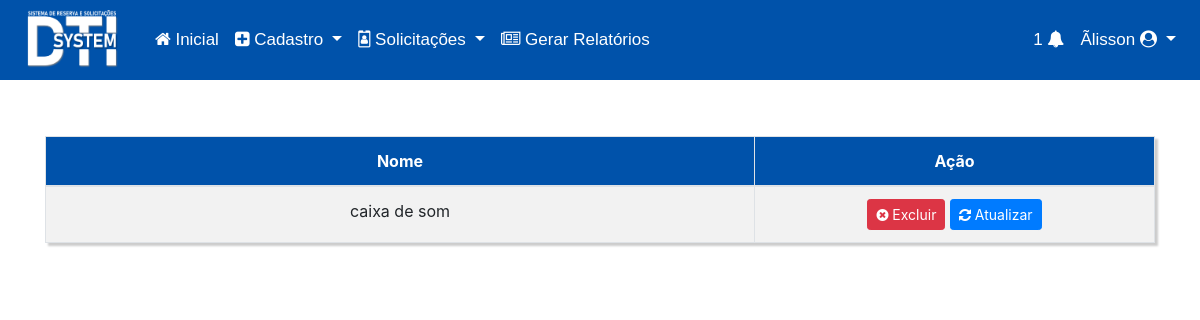
The page /view/views/listaragrupamento.php (signed in) on the database as committed earlier.
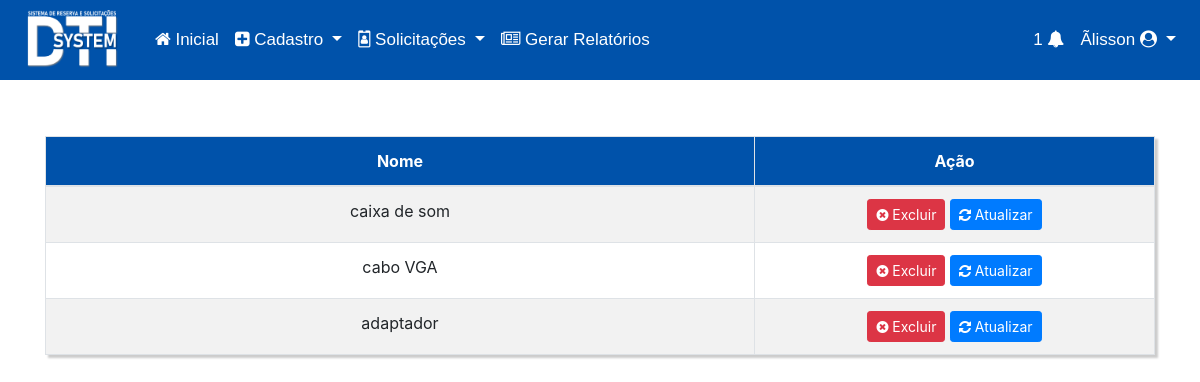
The same page on the database as committed later.
### tables this page shows
CREATE TABLE `agrupamento` (
  `id` int(11) NOT NULL,
  `nome` varchar(200) NOT NULL
);

### controller/agrupamento/Agrupamento.DAO.php (called while the page is built, shortened)
<?php
    class agrupamento_DAO extends agrupamento_class{
        function listarAgrupamento(){
            $resultado = "SELECT * FROM agrupamento ORDER BY id ASC";
            $resultado = DB::prepare($resultado);
            $resultado->execute();
            if($resultado->rowCount()>0){
                while($dados = $resultado->fetch(PDO::FETCH_ASSOC)){
                    $result[] = array(
                        'id' => $dados['id'],
                        'nome' => $dados['nome'],
                    );
                }
                return $result;
            }
        }
    }

### config/DB.php (called while the page is built, shortened)
<?php
    class DB{
        private static $instancia;
        public static function getInstancia(){
            if(!isset(self::$instancia)){
                try{
                    self::$instancia = new PDO('mysql:host='.HOST.';dbname='.BASE,USER,PASS);
                    self::$instancia->setAttribute(PDO::ATTR_ERRMODE, PDO::ERRMODE_EXCEPTION);
                    self::$instancia->setAttribute(PDO::ATTR_DEFAULT_FETCH_MODE, PDO::FETCH_OBJ);
                }catch(PDOException $erro){
                    echo $erro->getMessage();
                    echo "Erro na instancia da conexao";
                }
            }
            return self::$instancia;
        }
        public static function prepare($sql){
            return self::getInstancia()->prepare($sql);
        }
    }
?>

### view/views/listaragrupamento.php (the view, shortened to what this page needs)
<?php
include_once '../../controller/agrupamento/Agrupamento.DAO.php';
?>
<!DOCTYPE html>
<html lang="pt-br">
<head>
    <link rel="stylesheet" href="../../css/home.css">
    <link rel="stylesheet" href="https://stackpath.bootstrapcdn.com/bootstrap/4.3.1/css/bootstrap.min.css">
    <link rel="stylesheet" href="../../fonts/font-awesome-4.7.0/css/font-awesome.min.css">
</head>
<body>
<?php
  include 'menu.php';
?>
<?php
$reser = new agrupamento_DAO;
$resultado = $reser->listarAgrupamento();
?>
<div class="container">
<table class="table table-striped custab text-center table-bordered">
  <thead>
      <tr class="text-center" style="background-color: #0052aa; color: white;">
          <th>Nome</th>
          <th class="text-center" width="400">Ação</th>
      </tr>
  </thead>
  <?php
  foreach($resultado as $res){
  ?>
          <tr>
              <td><?php echo $res['nome'] ?></td>
              <td>
                <a class="btn btn-danger btn-sm" href="../../controller/agrupamento/Agrupamento.controller.php?acao=delete&id=<?php echo $res['id'] ?>" name="acao" onClick="remover()"><i class="fa fa-times-circle" aria-hidden="true"></i> Excluir</span> </a>
                <a class="btn btn-primary btn-sm" href="editaragrupamento.php?id=<?php echo $res['id'] ?>"><i class="fa fa-refresh" aria-hidden="true"></i></i> Atualizar</span> </a>
              </td>
          </tr>
  <?php } ?>
</table>
</div>
</body>
</html>

Rows that differ between the two databases and show on the page:
added agrupamento: nome "cabo VGA"
added agrupamento: nome "adaptador"
